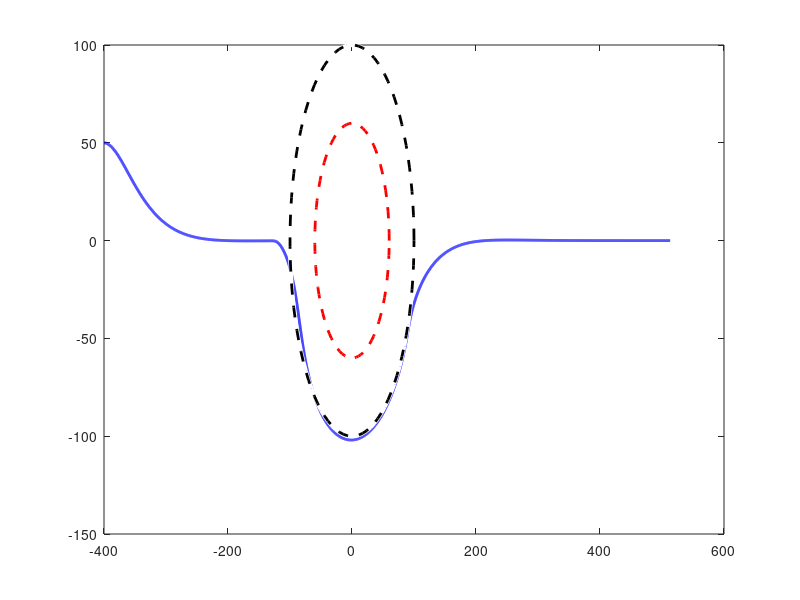

Write the MATLAB code that produced this figure. (Note: this script raises an error after producing the figure.)
clc; clear; close all;

% Parameters
dt = 0.1; T = 400;
time = 0:dt:T;
N = length(time);

% UAV parameters
max_lat_acc = 10;
target_line_y = 0;
circle_center = [0, 0];
inner_radius = 60;
outer_radius = 100;
exit_angle_deg = 155;

% Transition durations
transition_time = 5;             % for exit smoothing
transition_steps = round(transition_time / dt);
transition_in_time = 5;          % for entry smoothing
transition_in_steps = round(transition_in_time / dt);

% Initialization
pos = [-400, 50];
vel = [2.5, 0];
mode = 1;
entry_point = []; exit_point = [];
entry_logged = false; exit_logged = false;
transition_counter = 0;
transition_in_counter = 0;

% Logs
pos_log = zeros(N, 2);
ref_log = zeros(N, 2);
mode_log = zeros(N, 1);
curvature_log = zeros(N, 1);

for i = 1:N
    pos_log(i,:) = pos;
    mode_log(i) = mode;

    % Obstacle distances
    d_to_center = norm(pos - circle_center);

    % --- MODE SWITCHING LOGIC ---
    entry_trigger_radius = outer_radius + 30;
    if mode == 1 && d_to_center < entry_trigger_radius
        mode = 2;
        theta_entry = atan2(pos(2)-circle_center(2), pos(1)-circle_center(1));
        entry_point = circle_center + outer_radius * [cos(theta_entry), sin(theta_entry)];
        entry_logged = true;
        transition_in_counter = transition_in_steps;
    elseif mode == 2 && ~exit_logged
        theta_exit = theta_entry + deg2rad(exit_angle_deg);
        exit_point = circle_center + outer_radius * [cos(theta_exit), sin(theta_exit)];
        if norm(pos - exit_point) < 5
            mode = 3;
            exit_logged = true;
            transition_counter = transition_steps;
            exit_heading = [-sin(theta_exit), cos(theta_exit)];
        end
    end

    % --- REFERENCE POINT SELECTION ---
    if mode == 1 || (mode == 3 && transition_counter == 0)
        ref_point = pos + 60 * [1, 0];
        ref_point(2) = target_line_y;

    elseif mode == 2
        theta = atan2(pos(2)-circle_center(2), pos(1)-circle_center(1));
        tangent_vec = [-sin(theta), cos(theta)];
        
        if transition_in_counter > 0
            blend_in = 1 - transition_in_counter / transition_in_steps;
            blended_dir = (1 - blend_in) * [1, 0] + blend_in * tangent_vec;
            blended_dir = blended_dir / norm(blended_dir);
            ref_point = pos + 60 * blended_dir;
            transition_in_counter = transition_in_counter - 1;
        else
            ref_point = circle_center + outer_radius * [cos(theta + 0.3), sin(theta + 0.3)];
        end

    elseif mode == 3 && transition_counter > 0
        blend = 1 - transition_counter / transition_steps;
        blended_dir = (1 - blend) * exit_heading + blend * [1, 0];
        blended_dir = blended_dir / norm(blended_dir);
        ref_point = pos + 60 * blended_dir;
        ref_point(2) = target_line_y;
        transition_counter = transition_counter - 1;
    end
    ref_log(i,:) = ref_point;

    % --- GUIDANCE LAW ---
    L1_vec = ref_point - pos;
    V = norm(vel) + 1e-6;
    eta = atan2(vel(1)*L1_vec(2) - vel(2)*L1_vec(1), dot(vel, L1_vec));
    L1 = max(40, 20 + 0.2 * abs(pos(2)));
    a_s = 2 * V^2 / L1 * sin(eta);
    a_s = max(-max_lat_acc, min(max_lat_acc, a_s));
    acc_vec = a_s * [-vel(2), vel(1)] / V;

    vel = vel + acc_vec * dt;
    pos = pos + vel * dt;

    % --- Log curvature ---
    curvature_log(i) = abs(eta) / norm(L1_vec);
end

% --- PLOT RESULTS ---
figure;
plot(pos_log(:,1), pos_log(:,2), 'b', 'LineWidth', 2); hold on;
viscircles(circle_center, inner_radius, 'LineStyle', '--', 'Color', 'r');
viscircles(circle_center, outer_radius, 'LineStyle', '--', 'Color', 'k');
yline(target_line_y, '--g', 'Target Line', 'LabelHorizontalAlignment','left');
if entry_logged, plot(entry_point(1), entry_point(2), 'mo', 'MarkerSize', 10, 'LineWidth', 2); end
if exit_logged, plot(exit_point(1), exit_point(2), 'co', 'MarkerSize', 10, 'LineWidth', 2); end
legend('UAV Path', 'Obstacle', 'Danger Circle', 'Target Line', 'Entry', 'Exit');
title('SCS Guidance with Smooth Transitions (Blended Entry & Exit)');
xlabel('X [m]'); ylabel('Y [m]'); axis equal; grid on;

% --- CURVATURE PLOT ---
figure;
plot(time, curvature_log, 'r', 'LineWidth', 1.5);
xlabel('Time [s]'); ylabel('Curvature [1/m]');
title('UAV Path Curvature Over Time'); grid on;
